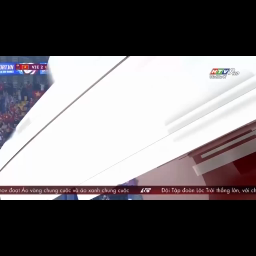
#> input picture extract_keyframes_from_video/unimportant_frame/frame10264.png, 256 x 256 px
$ python -i low_level_filter.py   (imports and definitions only)   (older library calls are emulated)
#> lines starting #> are read from the running program, lines starting #| are printed output that depends on the picture
import numpy as np
import cv2
from skimage import feature

def filter_blurry(images,threshold_percent):
	var_list =[]
	for i,image in enumerate(images):
		gray = cv2.cvtColor(image, cv2.COLOR_BGR2GRAY)
		fm = cv2.Laplacian(gray, cv2.CV_64F).var()
		var_list.append(fm)
	threshold = np.max(var_list)*(1-threshold_percent)
	return np.where(np.array(var_list) > threshold)[0]

def filter_histogram(images,color = None):
	hist_list = []
	if color =='gray':
		for image in images:
			gray = cv2.cvtColor(image, cv2.COLOR_BGR2GRAY)
			hist = cv2.calcHist([gray], [0], None, [256], [0, 256])
			hist_list.append(hist)
	elif color =='red':
		for image in images:
			red = image[:,:,0]
			hist = cv2.calcHist([red], [0], None, [256], [0, 256]).reshape(-1)
			hist_list.append(hist)
	elif color =='green':
		for image in images:
			green = image[:,:,1]
			hist = cv2.calcHist([green], [0], None, [256], [0, 256]).reshape(-1)
			hist_list.append(hist)
	elif color =='blue':
		for image in images:
			blue = image[:,:,2]
			hist = cv2.calcHist([blue], [0], None, [256], [0, 256]).reshape(-1)
			hist_list.append(hist)
	return hist_list # hist is a vector of 256 values


def histogram_color_red(image, shape):
	hist_r = np.array(filter_histogram(image,color = 'red'))
	hist_g = np.array(filter_histogram(image,color = 'green'))
	hist_b = np.array(filter_histogram(image,color = 'blue'))
	a = np.arange(256)/255
	hist = (2*hist_r-hist_g-hist_b)*a
	hist = hist/(shape[0]*shape[1])
	hist = np.where(hist<0,0,hist)

	return hist

def process_hog(image, orientations=9, pixels_per_cell=(11, 11), cells_per_block=(2, 2), transform_sqrt=True, block_norm="L1"):
    img = cv2.cvtColor(image, cv2.COLOR_BGR2GRAY)
    (H, hogImage) = feature.hog(img, orientations=9, pixels_per_cell=(11, 11),
        cells_per_block=(2, 2), transform_sqrt=True, block_norm="L1",
        visualize=True)
    feature_vector = H.reshape(-1, 1656)
    return feature_vector
def process_hist(image):
	hist = histogram_color_red([image[105:125,:,:]], image[105:125,:,:].shape)
	return hist

def create_gaussian_window(size, sigma, mean):
	x = np.arange(size)
	gaussian_array = np.exp(-((x - mean) ** 2) / (2 * sigma ** 2))
	return gaussian_array

>>> import cv2
>>> picture = cv2.imread('unimportant_frame/frame10264.png')
#> picture is the input picture: shape (256, 256, 3); mean B, G, R 114.3, 112, 116
>>> result = process_hist(picture)
#> the loop in filter_histogram, `for image in images:` made 1 pass
#> pass 1, in filter_histogram, `red = image[:,:,0]`:
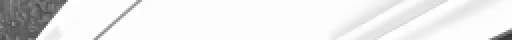
#> red: shape (20, 256) (shown 2 times larger); min 52, max 255, mean 232.6
#> after the loop in filter_histogram, `for image in images:`: hist_list = 1 item
#> the loop in filter_histogram (call 2), `for image in images:` made 1 pass
#> pass 1, in filter_histogram (call 2), `green = image[:,:,1]`:
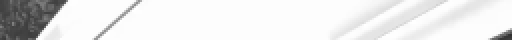
#> green: shape (20, 256) (shown 2 times larger); min 49, max 255, mean 230.1
#> the loop in filter_histogram (call 3), `for image in images:` made 1 pass
#> pass 1, in filter_histogram (call 3), `blue = image[:,:,2]`:
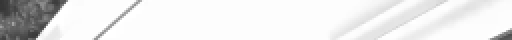
#> blue: shape (20, 256) (shown 2 times larger); min 53, max 255, mean 231.5
